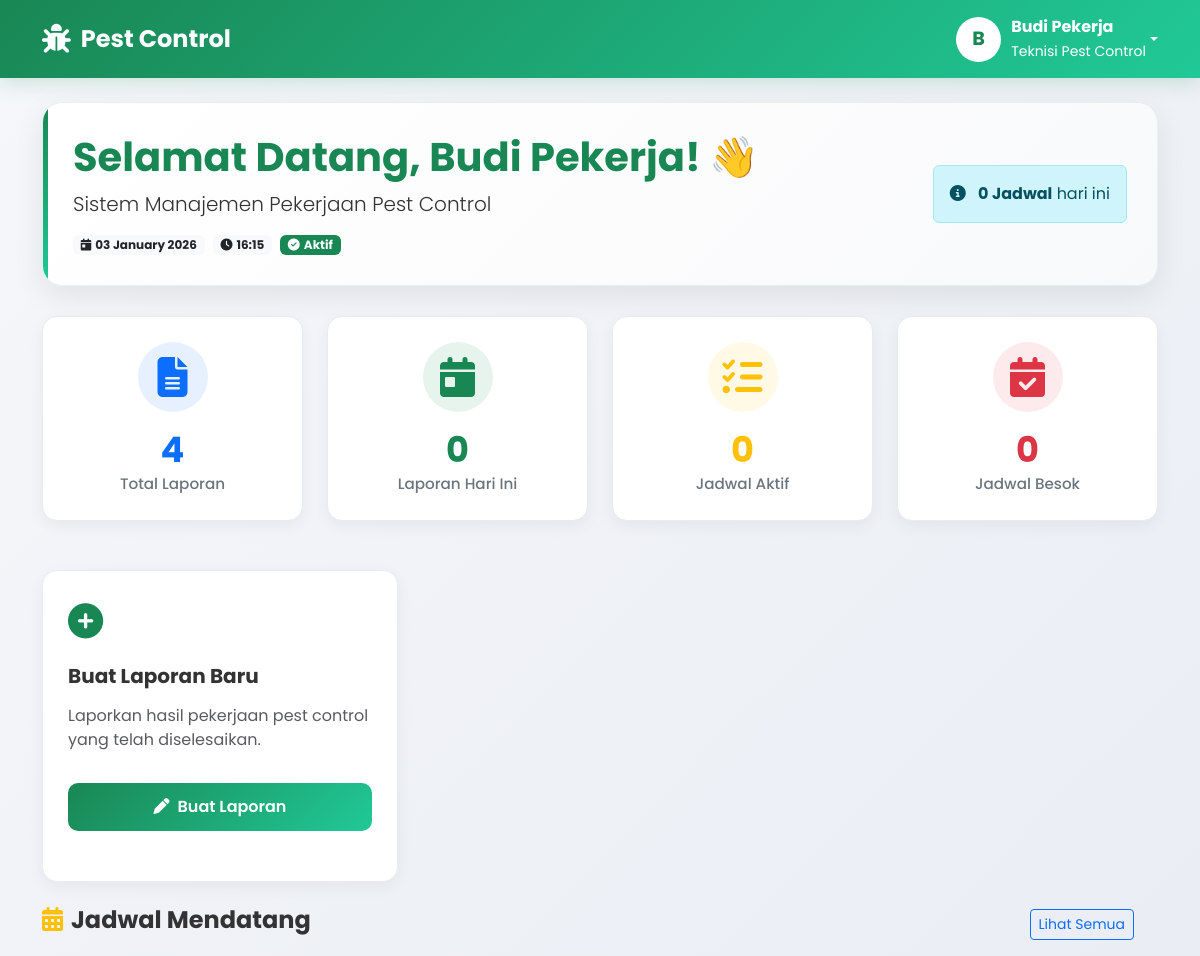
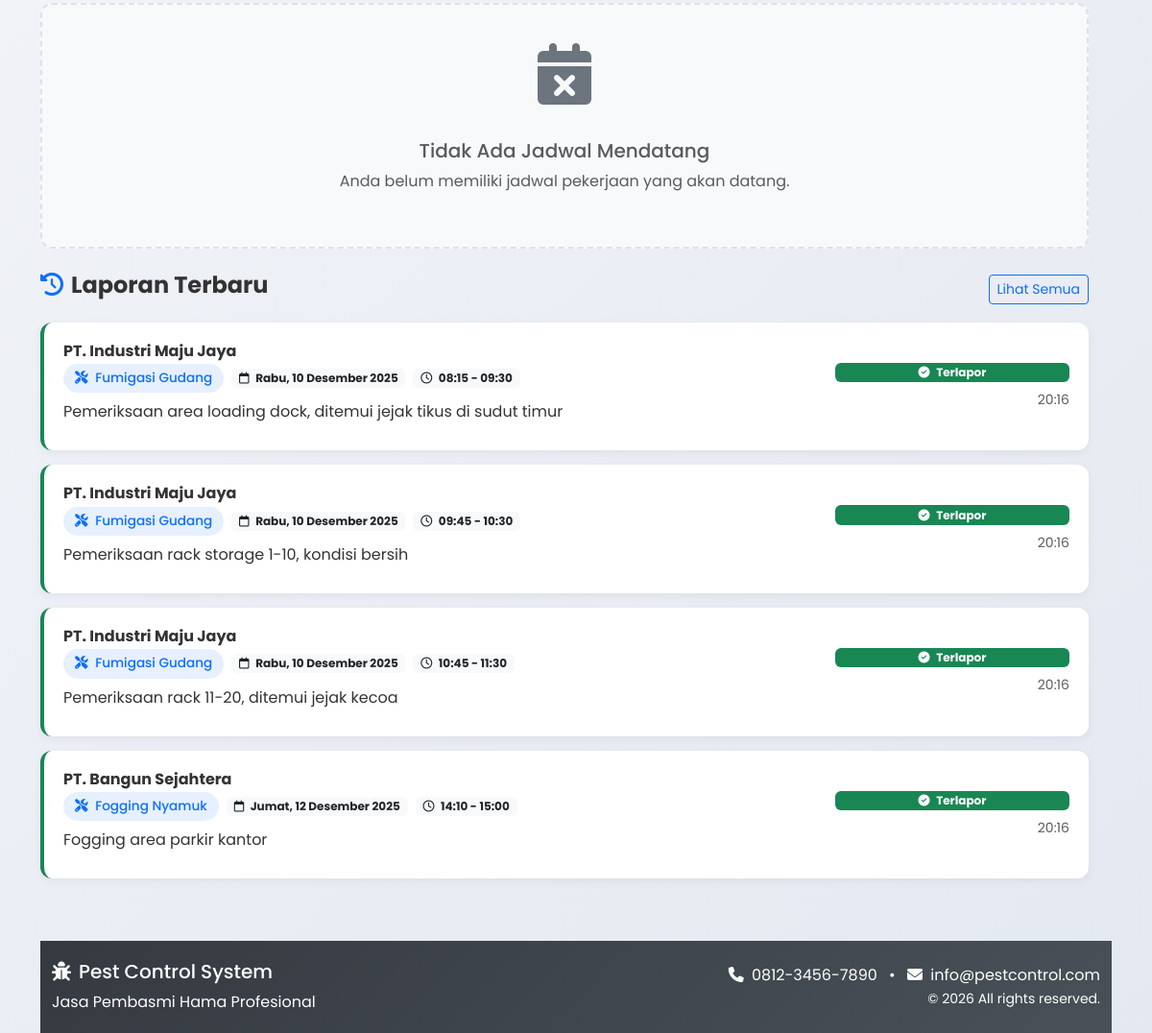
/user/dashboard.php (signed in), run on the app's committed database (2 pictures, top to bottom).
### tables this page shows
CREATE TABLE reports (
  id INT NOT NULL AUTO_INCREMENT,
  kode_laporan VARCHAR(50) UNIQUE,
  
   
  user_id INT NOT NULL,
  jadwal_id INT,
  customer_id INT,
  service_id INT,
  station_id INT DEFAULT NULL COMMENT 'Nomor station yang dilaporkan',
  station_nama VARCHAR(100) DEFAULT NULL COMMENT 'Nama station (jika ada)',
  nomor_kunjungan INT DEFAULT 1,
  
   
  keterangan TEXT NOT NULL,
  bahan_digunakan TEXT,
  hasil_pengamatan TEXT,
  rekomendasi TEXT,
  
   
  foto_bukti VARCHAR(255),
  foto_sebelum VARCHAR(255),
  foto_sesudah VARCHAR(255),
  
   
  tanggal_pelaporan DATE NOT NULL,
  jam_mulai TIME,
  jam_selesai TIME,
  
   
  rating_customer INT DEFAULT 5 CHECK (rating_customer BETWEEN 1 AND 5),
  
   
  created_at DATETIME DEFAULT CURRENT_TIMESTAMP,
  updated_at DATETIME DEFAULT CURRENT_TIMESTAMP ON UPDATE CURRENT_TIMESTAMP,
  
  PRIMARY KEY (id),
  
   
  INDEX idx_user (user_id),
  INDEX idx_tanggal (tanggal_pelaporan),
  INDEX idx_jadwal (jadwal_id),
  INDEX idx_customer (customer_id),
  INDEX idx_service (service_id),
  INDEX idx_nomor_kunjungan (nomor_kunjungan),
  INDEX idx_station (station_id, jadwal_id),
  INDEX idx_rating (rating_customer),
  
   
  UNIQUE KEY unique_jadwal_kunjungan (jadwal_id, nomor_kunjungan),
  UNIQUE KEY unique_jadwal_station (jadwal_id, station_id),
  
   
  FOREIGN KEY (user_id) REFERENCES users(id) ON DELETE CASCADE,
  FOREIGN KEY (jadwal_id) REFERENCES jadwal(id) ON DELETE SET NULL,
  FOREIGN KEY (customer_id) REFERENCES customers(id) ON DELETE SET NULL,
  FOREIGN KEY (service_id) REFERENCES services(id) ON DELETE SET NULL
);

CREATE TABLE services (
  id INT NOT NULL AUTO_INCREMENT,
  kode_service VARCHAR(20) UNIQUE,
  nama_service VARCHAR(150) NOT NULL UNIQUE,
  deskripsi TEXT,
  durasi_menit INT,
  harga DECIMAL(12,2),
  kategori ENUM('Residential', 'Commercial', 'Industrial') DEFAULT 'Residential',
  status ENUM('Aktif', 'Nonaktif') DEFAULT 'Aktif',
  created_at DATETIME DEFAULT CURRENT_TIMESTAMP,
  updated_at DATETIME DEFAULT CURRENT_TIMESTAMP ON UPDATE CURRENT_TIMESTAMP,
  PRIMARY KEY (id)
);

### user/dashboard.php (the view, shortened to what the rows shown need)
<?php
require_once '../includes/functions.php';
$pdo = getConnection();
$user_id = $_SESSION['user_id'];
$user_name = $_SESSION['nama'] ?? 'Pekerja';
try {
    $stmt = $pdo->prepare("
        SELECT
            r.*,
            -- Gunakan COALESCE untuk customer
            COALESCE(c1.nama_perusahaan, c2.nama_perusahaan) as nama_perusahaan,
            COALESCE(c1.nama_customer, c2.nama_customer) as nama_customer,
            COALESCE(c1.telepon, c2.telepon) as customer_telepon,
            s.nama_service,
            j.tanggal as jadwal_tanggal,
            j.jam as jadwal_jam
        FROM reports r
        -- LEFT JOIN customers dari reports
        LEFT JOIN customers c1 ON r.customer_id = c1.id
        -- JOIN jadwal
        LEFT JOIN jadwal j ON r.jadwal_id = j.id
        -- JOIN services melalui jadwal
        LEFT JOIN services s ON j.service_id = s.id
        -- LEFT JOIN customers alternatif dari jadwal
        LEFT JOIN customers c2 ON j.customer_id = c2.id
        WHERE r.user_id = ?
        ORDER BY r.created_at DESC
        LIMIT 5
    ");
    $stmt->execute([$user_id]);
    $recent_reports = $stmt->fetchAll(PDO::FETCH_ASSOC);
} catch (PDOException $e) {
    echo "";
    error_log("Dashboard error: " . $e->getMessage());
    $total_reports = $monthly_reports = $today_reports = $today_schedules = $tomorrow_schedules = $active_schedules = 0;
    $upcoming_schedules = $recent_reports = $monthly_summary = [];
}
function safe_display($value, $default = 'N/A') {
    if ($value === null || $value === '' || $value === '0000-00-00' || $value === '0000-00-00 00:00:00') {
        return $default;
    }
    return htmlspecialchars($value);
}
?>
<!DOCTYPE html>
<html lang="id">
<head>
    <link href="https://cdn.jsdelivr.net/npm/bootstrap@5.3.0/dist/css/bootstrap.min.css" rel="stylesheet">
    <link rel="stylesheet" href="https://cdnjs.cloudflare.com/ajax/libs/font-awesome/6.4.0/css/all.min.css">
</head>
<body>
    <div class="container mt-4">
        <div class="welcome-card">
            <div class="row align-items-center">
                <div class="col-md-8">
                    <h1 class="display-6 fw-bold text-success mb-2">Selamat Datang, <?php echo htmlspecialchars($user_name); ?>! 👋</h1>
                </div>
            </div>
        </div>
        <div class="row mb-4">
        <div class="row">
            <div class="col-12">
                <?php if (empty($recent_reports)): ?>
                    <div class="empty-state">
                        <i class="fas fa-clipboard-check"></i>
                        <h5 class="text-muted mt-3">Belum Ada Laporan</h5>
                        <p class="text-muted">Laporan yang Anda buat akan muncul di sini.</p>
                    </div>
                <?php else: ?>
                    <?php foreach ($recent_reports as $report):
                        $customer_name = safe_display($report['nama_perusahaan'] ?? $report['nama_perusahaan'], 'Customer');
                        $service_name = safe_display($report['nama_service'], 'Layanan');
                        $report_date = safe_display($report['tanggal_pelaporan'] ?? $report['created_at']);
                        $jam_mulai = safe_display($report['jam_mulai']);
                        $jam_selesai = safe_display($report['jam_selesai']);
                        $description = safe_display($report['keterangan'], 'Tidak ada keterangan');
                        $rating = $report['rating_customer'] ?? 0;
                        $created_at = safe_display($report['created_at']);
                    ?>
                        <div class="report-card">
                            <div class="row align-items-center">
                                <div class="col-md-9">
                                    <div class="d-flex justify-content-between align-items-start">
                                        <h6 class="fw-bold mb-1"><?php echo $customer_name; ?></h6>
                                    </div>
                                    <div class="d-flex flex-wrap align-items-center gap-2 mb-2">
                                        <span class="service-badge">
                                            <i class="fas fa-tools me-1"></i>
                                            <?php echo $service_name; ?>
                                        </span>
                                        <span class="badge bg-light text-dark">
                                            <i class="far fa-calendar me-1"></i>
                                            <?php echo ($report_date !== 'N/A') ? formatTanggalIndonesia($report_date) : 'Tanggal tidak tersedia'; ?>
                                        </span>
                                        <?php if ($jam_mulai !== 'N/A'): ?>
                                            <span class="badge bg-light text-dark">
                                                <i class="far fa-clock me-1"></i>
                                                <?php echo ($jam_mulai !== 'N/A') ? date('H:i', strtotime($jam_mulai)) : '-'; ?>
                                                <?php if ($jam_selesai !== 'N/A'): ?>
                                                    - <?php echo date('H:i', strtotime($jam_selesai)); ?>
                                                <?php endif; ?>
                                            </span>
                                        <!-- <?php endif; ?>
                                        <?php if ($rating > 0): ?>
                                            <span class="badge bg-warning text-dark">
                                                <i class="fas fa-star me-1"></i>
                                                <?php echo $rating; ?>/5
                                            </span>
                                        <?php endif; ?> -->
                                    </div>
                                    <p class="mb-2">
                                        <?php echo substr($description, 0, 150); ?>
                                    </p>
                                </div>
                                <div class="col-md-3 text-md-end mt-2 mt-md-0">
                                    <div class="d-flex flex-column gap-2">
                                        <span class="badge bg-success">
                                            <i class="fas fa-check-circle me-1"></i> Terlapor
                                        </span>
                                        <?php if ($created_at !== 'N/A'): ?>
                                            <small class="text-muted">
                                                <?php echo date('H:i', strtotime($created_at)); ?>
                                            </small>
                                        <?php endif; ?>
                                    </div>
                                </div>
                            </div>
                        </div>
                    <?php endforeach; ?>
                <?php endif; ?>
            </div>
        </div>
    </div>
</body>
</html>

### data on the page
reports: customer_name "PT. Industri Maju Jaya", service.nama_service "Fumigasi Gudang", tanggal_pelaporan "Rabu, 10 Desember 2025", jam_mulai "08:15", jam_selesai "09:30", keterangan "Pemeriksaan area loading dock, ditemui jejak tikus di sudut timur", created_at "20:16"
reports: customer_name "PT. Industri Maju Jaya", service.nama_service "Fumigasi Gudang", tanggal_pelaporan "Rabu, 10 Desember 2025", jam_mulai "09:45", jam_selesai "10:30", keterangan "Pemeriksaan rack storage 1-10, kondisi bersih", created_at "20:16"
reports: customer_name "PT. Industri Maju Jaya", service.nama_service "Fumigasi Gudang", tanggal_pelaporan "Rabu, 10 Desember 2025", jam_mulai "10:45", jam_selesai "11:30", keterangan "Pemeriksaan rack 11-20, ditemui jejak kecoa", created_at "20:16"
reports: customer_name "PT. Bangun Sejahtera", service.nama_service "Fogging Nyamuk", tanggal_pelaporan "Jumat, 12 Desember 2025", jam_mulai "14:10", jam_selesai "15:00", keterangan "Fogging area parkir kantor", created_at "20:16"

### other printed values
substr($user_name, 0, 1) "B"
$user_name "Budi Pekerja"
$_SESSION['jabatan'] "Teknisi Pest Control"
$today_schedules "0"
$total_reports "4"
$today_reports "0"
$active_schedules "0"
$tomorrow_schedules "0"
